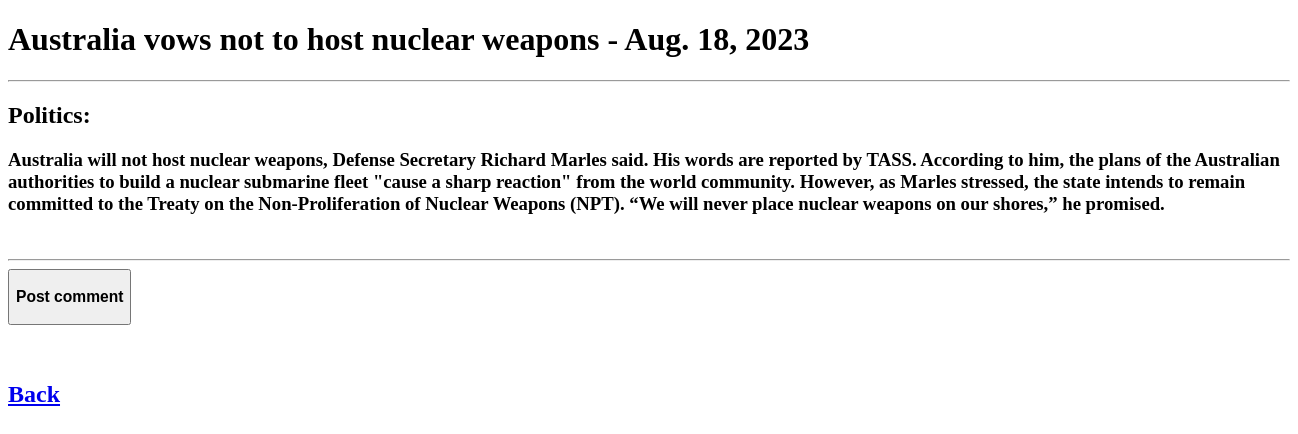
/articles/2, run on an earlier commit of the app's database.
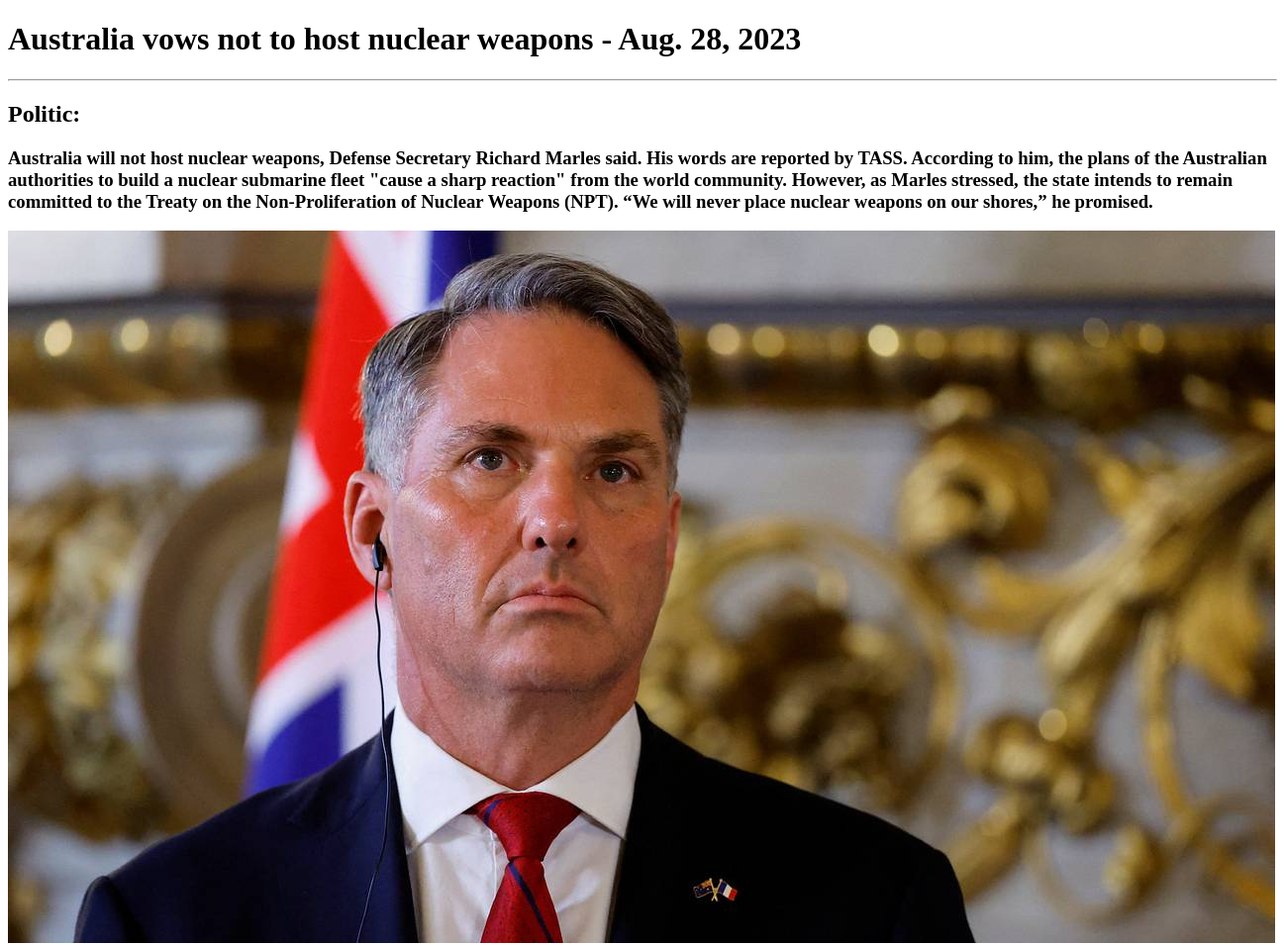
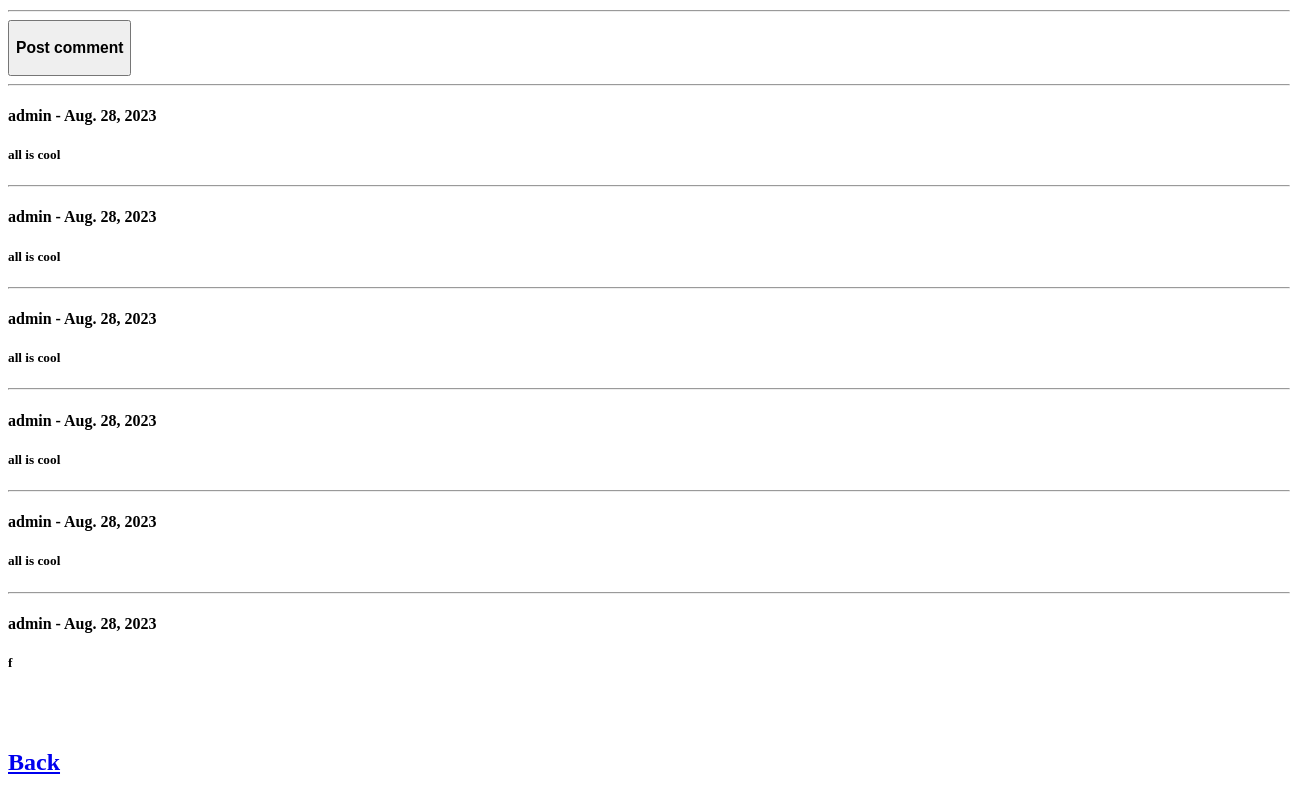
And on a later commit of the database (2 pictures, top to bottom).
### main/models.py (models this page shows)
class Article(models.Model):
    article_name = models.CharField(max_length=256)
    article_category = models.ForeignKey(Category, on_delete=models.CASCADE)
    article_info = models.TextField(blank=True)
    article_data = models.DateField(default=datetime.date.today())
    article_image = models.ImageField(upload_to='media', default=None)
    def __str__(self):
        return str(self.article_name)

class Category(models.Model):
    category_name = models.CharField(max_length=256)
    def __str__(self):
        return str(self.category_name)

class Comments(models.Model):
    comment_article = models.ForeignKey(Article, on_delete=models.CASCADE)
    comment_username = models.ForeignKey(User, on_delete=models.CASCADE)
    comment_data = models.DateField(default=datetime.date.today())
    comment_info = models.TextField(blank=True)

### main/views.py (the view)
# urls.py: path('articles/<int:pk>', views.get_exact_article),
def get_exact_article(request, pk):
    article = models.Article.objects.get(id=pk)
    print(article)
    article_name = models.Article.objects.get(id=pk)
    comment = models.Comments.objects.filter(comment_article_id=article_name)
    context = {'article': article, 'comment': comment}
    return render(request, 'exact_article.html', context)

### main/templates/exact_article.html (shortened to what this page needs)
<!DOCTYPE html>
<html lang="en">
<head>
</head>
<body>
    <h1>{{ article.article_name }} - {{ article.article_data }}</h1>
    <hr>
    <h2>{{ article.article_category }}:</h2>
    <h3>{{ article.article_info }}</h3>
    <img src="{{ article.article_image }}" alt="">
    <hr>
    <form action="/write-comment/{{ article.id }}" method="post" name="article">
        <button type="submit">
            <h3>Post comment</h3>
        </button>
    </form>
    {% for i in comment %}
    <hr>
    <h4>{{ i.comment_username }} - {{ i.comment_data }}</h4>
    <h5>{{ i.comment_info }}</h5>
    {% endfor %}
    <br><br>
    <a href="/"><h2>Back</h2></a>
</body>
</html>

What changed in the data, as far as the page shows it:
changed Article "Australia vows not to host nuclear weapons": article_data "Aug. 18, 2023" → "Aug. 28, 2023"; article_category "Politics" → "Politic"; article_image: picture added
added Comments: comment_username "admin", comment_data "Aug. 28, 2023", comment_info "all is cool"
added Comments: comment_username "admin", comment_data "Aug. 28, 2023", comment_info "all is cool"
added Comments: comment_username "admin", comment_data "Aug. 28, 2023", comment_info "all is cool"
added Comments: comment_username "admin", comment_data "Aug. 28, 2023", comment_info "all is cool"
added Comments: comment_username "admin", comment_data "Aug. 28, 2023", comment_info "all is cool"
added Comments: comment_username "admin", comment_data "Aug. 28, 2023", comment_info "f"
